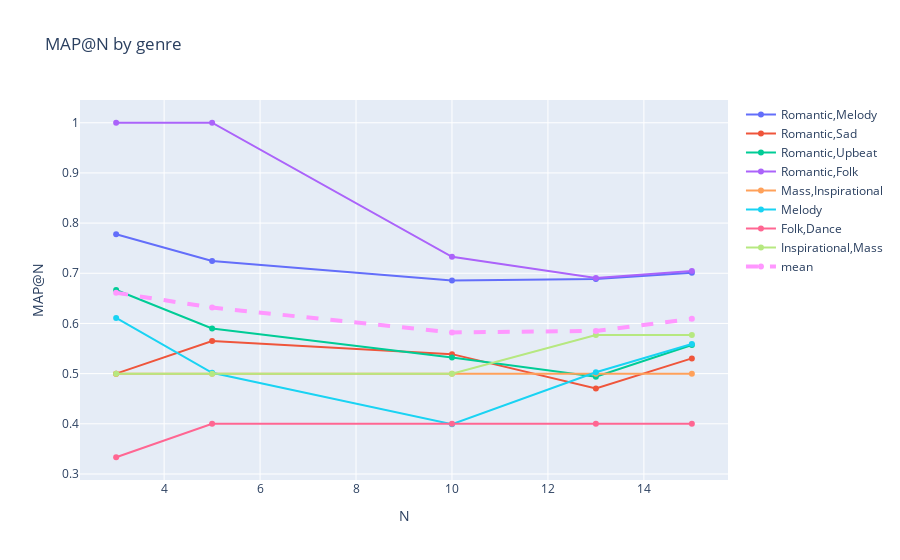

Notebook code for this chart:
### Markdown cell above
### Step 11: Compute mAP@N for each genre and for the whole dataset

### Code cell
numeric_columns = [f'@{N}' for N in N_range]

mAP_by_genre = df.groupby('genre')[numeric_columns].mean()
mAP_dataset = df[numeric_columns].mean().to_frame().rename(columns={0: 'mAP'})

print('Mean average precision for each genre: ')
print(mAP_by_genre)
print('Mean average precision for entire dataset: ')
print(mAP_dataset)

fig = go.Figure()
for genre in df['genre'].unique():
    fig.add_trace(go.Scatter(y=mAP_by_genre.loc[genre], x=N_range, mode='lines+markers', name=genre))
fig.add_trace(go.Scatter(y=mAP_dataset['mAP'], x=N_range, mode='lines+markers', name='mean', line=dict(width=4, dash='dash')))

fig.update_layout(title='MAP@N by genre', xaxis_title='N', yaxis_title='MAP@N')
fig.show()

### Figure 1 — Plotly figure (JSON) as saved in the notebook; plotly's stock layout.template omitted (floating-point values rounded to 4 significant figures)
{"data": [{"mode": "lines+markers", "name": "Romantic,Melody", "type": "scatter", "x": [3, 5, 10, 13, 15], "y": [0.7778, 0.7244, 0.6855, 0.6888, 0.701]}, {"mode": "lines+markers", "name": "Romantic,Sad", "type": "scatter", "x": [3, 5, 10, 13, 15], "y": [0.5, 0.565, 0.5388, 0.4704, 0.5304]}, {"mode": "lines+markers", "name": "Romantic,Upbeat", "type": "scatter", "x": [3, 5, 10, 13, 15], "y": [0.6667, 0.59, 0.532, 0.494, 0.5572]}, {"mode": "lines+markers", "name": "Romantic,Folk", "type": "scatter", "x": [3, 5, 10, 13, 15], "y": [1, 1, 0.7328, 0.6907, 0.7043]}, {"mode": "lines+markers", "name": "Mass,Inspirational", "type": "scatter", "x": [3, 5, 10, 13, 15], "y": [0.5, 0.5, 0.5, 0.5, 0.5]}, {"mode": "lines+markers", "name": "Melody", "type": "scatter", "x": [3, 5, 10, 13, 15], "y": [0.6111, 0.5017, 0.399, 0.5027, 0.559]}, {"mode": "lines+markers", "name": "Folk,Dance", "type": "scatter", "x": [3, 5, 10, 13, 15], "y": [0.3333, 0.4, 0.4, 0.4, 0.4]}, {"mode": "lines+markers", "name": "Inspirational,Mass", "type": "scatter", "x": [3, 5, 10, 13, 15], "y": [0.5, 0.5, 0.5, 0.5769, 0.5769]}, {"line": {"dash": "dash", "width": 4}, "mode": "lines+markers", "name": "mean", "type": "scatter", "x": [3, 5, 10, 13, 15], "y": [0.6611, 0.6317, 0.5821, 0.5851, 0.6092]}], "layout": {"title": {"text": "MAP@N by genre"}, "xaxis": {"title": {"text": "N"}}, "yaxis": {"title": {"text": "MAP@N"}}}}
